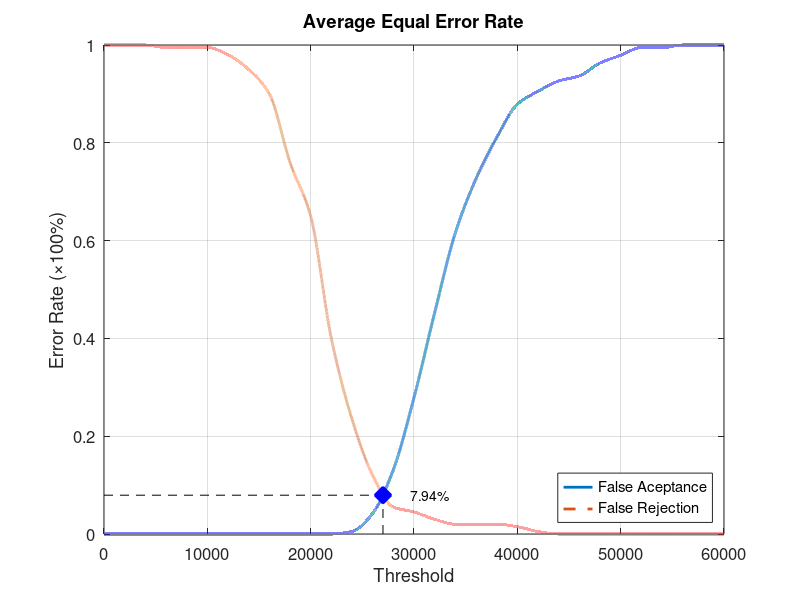
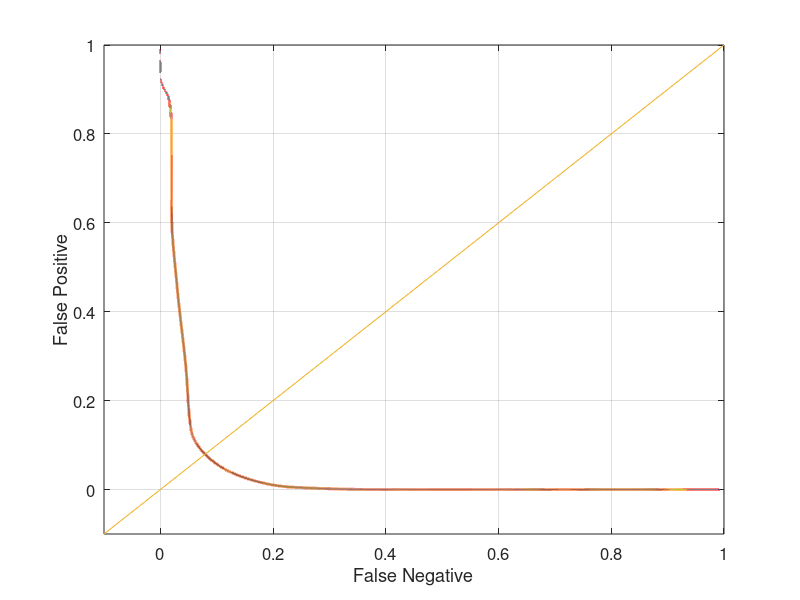

These figures' MATLAB source, in order:
function yEER = Database3_1
close all;
clear;
clc;
x = 0:2000:60000;
xq = 0:0.5:60000;

y0 = [0 0 0 0 0 0 0 0 0 0 0 0 0.00526316 0.0421053 0.131579 0.278947 0.452632 0.615789 0.726316 0.810526 0.878947 0.905263 0.926316 0.936842 0.963158 0.978947 0.994737 0.994737 1 1 1];
yy0 = interp1(x, y0, xq, 'pchip');
y1 = [1 1 1 0.995 0.995 0.995 0.98 0.95 0.9 0.76 0.65 0.4 0.235 0.12 0.055 0.045 0.03 0.02 0.02 0.02 0.015 0.005 0 0 0 0 0 0 0 0 0];
yy1 = interp1(x, y1, xq, 'pchip');

% Calculating EER: 
y2 = abs(y0 - y1);
find(y2 == min(y2))
yy2 = abs(yy0 - yy1);
xEER = find(yy2 == min(yy2));
xEERIndex = xq(xEER) % X-axis EER
yEER = yy0(xEER) % Y-axis EER

main = figure
plot(xq, yy0,'-','LineWidth', 2);	hold on
plot(xq, yy1,'--','LineWidth', 2);	hold on
plot([xEERIndex xEERIndex], [0 yEER], 'k--');	hold on
plot([0 xEERIndex], [yEER yEER], 'k--');	hold on
plot(xEERIndex, yEER, 'bx', 'LineWidth', 10);	hold on
text(xEERIndex + 10 * xEERIndex / 100, yEER, [num2str(round((10000 * yEER)) / 100) '%'])
legend('False Aceptance', 'False Rejection', 'Location', 'SouthEast')
xlabel('Threshold')
ylabel('Error Rate (\times100%)')
title('Average Equal Error Rate')
set(gca, 'FontSize', 12)
axis([0 60000 0 1])
grid on

print(main, 'Database3_1Main', '-dpng');
FNRxFPR = figure('Color', [1 1 1]);
plot(yy1, yy0, '-', yy1, yy0, 'LineWidth', 2);
hold on
y = -0.1:0.1:1
plot(y, y); 
set(gca, 'FontSize', 12)
xlabel('False Negative')
ylabel('False Positive')
axis([-0.1 1 -0.1 1])
set(gca, 'FontSize', 12)
grid on

print(FNRxFPR, 'Database3_1FNRxFPR','-dpng');
end
